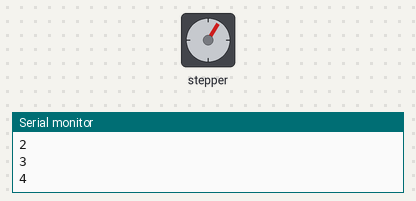
Bench run of a sketch on a simulated Arduino Uno, built with avr-gcc and run on an emulated ATmega328P. Shown: stepper motor, the last lines printed to the serial monitor. Stepper angles assume 4096 steps per turn.

Above: at 2.38 s.
At 11.45 s:
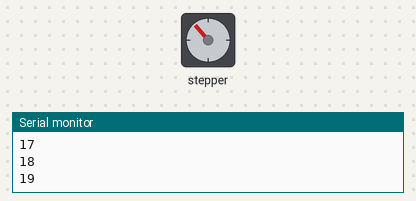
At 21.42 s:
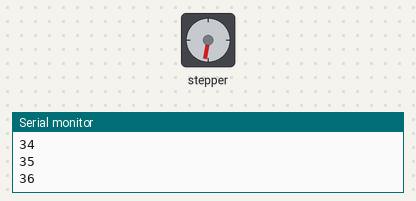
At 39.7 s:
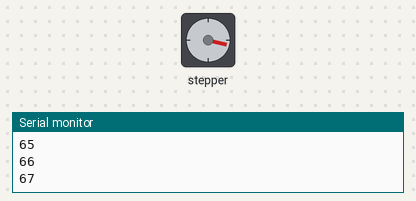
Timing chart, 0 to 40.0 s (numbered marks = the images above):
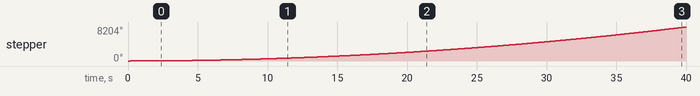

The sketch:

stepper_speedControl.ino
```cpp
/*
 Stepper Motor Control - speed control

 This program drives a unipolar or bipolar stepper motor.
 The motor is attached to digital pins 8 - 11 of the Arduino.
 A potentiometer is connected to analog input 0.

 The motor will rotate in a clockwise direction. The higher the potentiometer value,
 the faster the motor speed. Because setSpeed() sets the delay between steps,
 you may notice the motor is less responsive to changes in the sensor value at
 low speeds.

 Created 30 Nov. 2009
 Modified 28 Oct 2010
 by Tom Igoe

 */

#include <Stepper.h>

const int stepsPerRevolution = 4096;  // change this to fit the number of steps per revolution
// for your motor


// initialize the stepper library on pins 8 through 11:
Stepper myStepper(stepsPerRevolution, 8, 9, 10, 11);

int stepCount = 0;  // number of steps the motor has taken

void setup() {
  // nothing to do inside the setup
  Serial.begin(9600);
}

void loop() {
  // read the sensor value:
  for (int motorSpeed = 1; motorSpeed < 100; motorSpeed++){
  // set the motor speed:
    myStepper.setSpeed(motorSpeed);
    myStepper.step(40*motorSpeed);
    Serial.println(motorSpeed);
  }
  delay(1000);
}
```

Measured:
- by itself, stepper: keeps turning clockwise at about 206°/s
